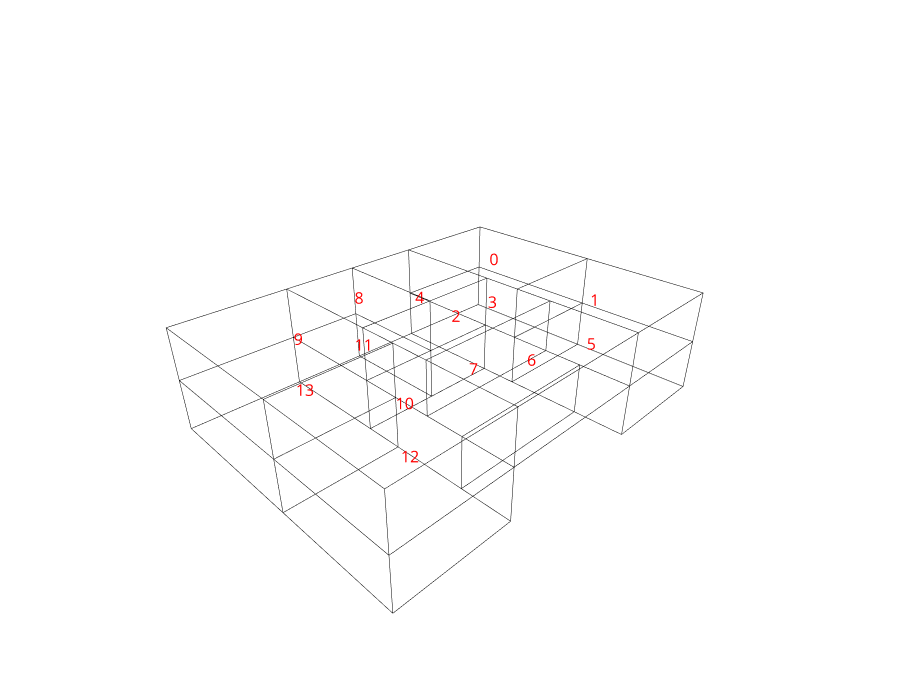

The notebook cell saved with this chart:
### Markdown cell above
## 9. Label cells to identify rooms

### Code cell
import plotly.graph_objects as go

fig = go.Figure()

for i, v in enumerate(cell_vertices):
    fig.add_trace(go.Scatter3d(
        x=[v.X()], y=[v.Y()], z=[v.Z()],
        mode='text',
        text=[str(i)],
        textfont=dict(size=16, color='red'),
        showlegend=False
    ))

for e in Topology.Edges(cellcomplex):
    vs = Topology.Vertices(e)
    fig.add_trace(go.Scatter3d(
        x=[vs[0].X(), vs[1].X()],
        y=[vs[0].Y(), vs[1].Y()],
        z=[vs[0].Z(), vs[1].Z()],
        mode='lines',
        line=dict(color='black', width=1),
        showlegend=False
    ))

fig.update_layout(
    width=900, height=700,
    showlegend=False,
    scene=dict(
        xaxis=dict(visible=False),
        yaxis=dict(visible=False),
        zaxis=dict(visible=False),
        bgcolor='white',
        camera=dict(
            eye=dict(x=-1.5, y=-1.5, z=1.2)
        )
    ),
    paper_bgcolor='white'
)
fig.show()

### Figure 1 — Plotly figure (JSON) as saved in the notebook; plotly's stock layout.template omitted (floating-point values rounded to 4 significant figures)
{"data": [{"mode": "text", "showlegend": false, "text": ["0"], "textfont": {"color": "red", "size": 16}, "type": "scatter3d", "x": [24.6], "y": [15.4], "z": [6]}, {"mode": "text", "showlegend": false, "text": ["1"], "textfont": {"color": "red", "size": 16}, "type": "scatter3d", "x": [24.27], "y": [5.273], "z": [5.818]}, {"mode": "text", "showlegend": false, "text": ["2"], "textfont": {"color": "red", "size": 16}, "type": "scatter3d", "x": [15], "y": [10.43], "z": [6]}, {"mode": "text", "showlegend": false, "text": ["3"], "textfont": {"color": "red", "size": 16}, "type": "scatter3d", "x": [24.6], "y": [15.4], "z": [2]}, {"mode": "text", "showlegend": false, "text": ["4"], "textfont": {"color": "red", "size": 16}, "type": "scatter3d", "x": [18], "y": [17.5], "z": [4]}, {"mode": "text", "showlegend": false, "text": ["5"], "textfont": {"color": "red", "size": 16}, "type": "scatter3d", "x": [24.27], "y": [5], "z": [2.182]}, {"mode": "text", "showlegend": false, "text": ["6"], "textfont": {"color": "red", "size": 16}, "type": "scatter3d", "x": [15.0], "y": [3.667], "z": [5.333]}, {"mode": "text", "showlegend": false, "text": ["7"], "textfont": {"color": "red", "size": 16}, "type": "scatter3d", "x": [15.0], "y": [8.667], "z": [2.444]}, {"mode": "text", "showlegend": false, "text": ["8"], "textfont": {"color": "red", "size": 16}, "type": "scatter3d", "x": [12], "y": [17.5], "z": [6]}, {"mode": "text", "showlegend": false, "text": ["9"], "textfont": {"color": "red", "size": 16}, "type": "scatter3d", "x": [5.4], "y": [15.4], "z": [6]}, {"mode": "text", "showlegend": false, "text": ["10"], "textfont": {"color": "red", "size": 16}, "type": "scatter3d", "x": [5.727], "y": [5.273], "z": [5.818]}, {"mode": "text", "showlegend": false, "text": ["11"], "textfont": {"color": "red", "size": 16}, "type": "scatter3d", "x": [12], "y": [17.5], "z": [2]}, {"mode": "text", "showlegend": false, "text": ["12"], "textfont": {"color": "red", "size": 16}, "type": "scatter3d", "x": [5.727], "y": [5], "z": [2.182]}, {"mode": "text", "showlegend": false, "text": ["13"], "textfont": {"color": "red", "size": 16}, "type": "scatter3d", "x": [5.4], "y": [15.4], "z": [2]}, {"line": {"color": "black", "width": 1}, "mode": "lines", "showlegend": false, "type": "scatter3d", "x": [21, 21], "y": [10, 10], "z": [8, 4]}, {"line": {"color": "black", "width": 1}, "mode": "lines", "showlegend": false, "type": "scatter3d", "x": [21, 30], "y": [10, 10], "z": [4, 4]}, {"line": {"color": "black", "width": 1}, "mode": "lines", "showlegend": false, "type": "scatter3d", "x": [30, 30], "y": [10, 10], "z": [4, 8]}, {"line": {"color": "black", "width": 1}, "mode": "lines", "showlegend": false, "type": "scatter3d", "x": [30, 21], "y": [10, 10], "z": [8, 8]}, {"line": {"color": "black", "width": 1}, "mode": "lines", "showlegend": false, "type": "scatter3d", "x": [21, 21], "y": [13, 13], "z": [8, 4]}, {"line": {"color": "black", "width": 1}, "mode": "lines", "showlegend": false, "type": "scatter3d", "x": [21, 21], "y": [10, 13], "z": [8, 8]}, {"line": {"color": "black", "width": 1}, "mode": "lines", "showlegend": false, "type": "scatter3d", "x": [21, 21], "y": [13, 10], "z": [4, 4]}, {"line": {"color": "black", "width": 1}, "mode": "lines", "showlegend": false, "type": "scatter3d", "x": [21, 21], "y": [13, 22], "z": [4, 4]}, {"line": {"color": "black", "width": 1}, "mode": "lines", "showlegend": false, "type": "scatter3d", "x": [21, 30], "y": [22, 22], "z": [4, 4]}, {"line": {"color": "black", "width": 1}, "mode": "lines", "showlegend": false, "type": "scatter3d", "x": [30, 30], "y": [22, 10], "z": [4, 4]}, {"line": {"color": "black", "width": 1}, "mode": "lines", "showlegend": false, "type": "scatter3d", "x": [30, 30], "y": [22, 22], "z": [4, 8]}, {"line": {"color": "black", "width": 1}, "mode": "lines", "showlegend": false, "type": "scatter3d", "x": [30, 30], "y": [22, 10], "z": [8, 8]}, {"line": {"color": "black", "width": 1}, "mode": "lines", "showlegend": false, "type": "scatter3d", "x": [21, 21], "y": [22, 13], "z": [8, 8]}, {"line": {"color": "black", "width": 1}, "mode": "lines", "showlegend": false, "type": "scatter3d", "x": [30, 21], "y": [22, 22], "z": [8, 8]}, {"line": {"color": "black", "width": 1}, "mode": "lines", "showlegend": false, "type": "scatter3d", "x": [21, 21], "y": [22, 22], "z": [8, 4]}, {"line": {"color": "black", "width": 1}, "mode": "lines", "showlegend": false, "type": "scatter3d", "x": [21, 21], "y": [7, 10], "z": [8, 8]}, {"line": {"color": "black", "width": 1}, "mode": "lines", "showlegend": false, "type": "scatter3d", "x": [21, 21], "y": [7, 7], "z": [4, 8]}, {"line": {"color": "black", "width": 1}, "mode": "lines", "showlegend": false, "type": "scatter3d", "x": [21, 21], "y": [10, 7], "z": [4, 4]}, {"line": {"color": "black", "width": 1}, "mode": "lines", "showlegend": false, "type": "scatter3d", "x": [30, 21], "y": [0, 0], "z": [4, 4]}, {"line": {"color": "black", "width": 1}, "mode": "lines", "showlegend": false, "type": "scatter3d", "x": [21, 21], "y": [0, 4], "z": [4, 4]}, {"line": {"color": "black", "width": 1}, "mode": "lines", "showlegend": false, "type": "scatter3d", "x": [21, 21], "y": [4, 7], "z": [4, 4]}, {"line": {"color": "black", "width": 1}, "mode": "lines", "showlegend": false, "type": "scatter3d", "x": [30, 30], "y": [10, 0], "z": [4, 4]}, {"line": {"color": "black", "width": 1}, "mode": "lines", "showlegend": false, "type": "scatter3d", "x": [30, 30], "y": [0, 0], "z": [8, 4]}, {"line": {"color": "black", "width": 1}, "mode": "lines", "showlegend": false, "type": "scatter3d", "x": [30, 30], "y": [10, 0], "z": [8, 8]}, {"line": {"color": "black", "width": 1}, "mode": "lines", "showlegend": false, "type": "scatter3d", "x": [21, 21], "y": [7, 0], "z": [8, 8]}, {"line": {"color": "black", "width": 1}, "mode": "lines", "showlegend": false, "type": "scatter3d", "x": [21, 30], "y": [0, 0], "z": [8, 8]}, {"line": {"color": "black", "width": 1}, "mode": "lines", "showlegend": false, "type": "scatter3d", "x": [21, 21], "y": [0, 0], "z": [4, 8]}, {"line": {"color": "black", "width": 1}, "mode": "lines", "showlegend": false, "type": "scatter3d", "x": [15, 21], "y": [13, 13], "z": [8, 8]}, {"line": {"color": "black", "width": 1}, "mode": "lines", "showlegend": false, "type": "scatter3d", "x": [15, 15], "y": [13, 13], "z": [4, 8]}, {"line": {"color": "black", "width": 1}, "mode": "lines", "showlegend": false, "type": "scatter3d", "x": [21, 15], "y": [13, 13], "z": [4, 4]}, {"line": {"color": "black", "width": 1}, "mode": "lines", "showlegend": false, "type": "scatter3d", "x": [9, 9], "y": [13, 10], "z": [8, 8]}, {"line": {"color": "black", "width": 1}, "mode": "lines", "showlegend": false, "type": "scatter3d", "x": [9, 9], "y": [10, 7], "z": [8, 8]}, {"line": {"color": "black", "width": 1}, "mode": "lines", "showlegend": false, "type": "scatter3d", "x": [9, 21], "y": [7, 7], "z": [8, 8]}, {"line": {"color": "black", "width": 1}, "mode": "lines", "showlegend": false, "type": "scatter3d", "x": [15, 9], "y": [13, 13], "z": [8, 8]}, {"line": {"color": "black", "width": 1}, "mode": "lines", "showlegend": false, "type": "scatter3d", "x": [21, 9], "y": [7, 7], "z": [4, 4]}, {"line": {"color": "black", "width": 1}, "mode": "lines", "showlegend": false, "type": "scatter3d", "x": [9, 9], "y": [7, 10], "z": [4, 4]}, {"line": {"color": "black", "width": 1}, "mode": "lines", "showlegend": false, "type": "scatter3d", "x": [9, 9], "y": [10, 13], "z": [4, 4]}, {"line": {"color": "black", "width": 1}, "mode": "lines", "showlegend": false, "type": "scatter3d", "x": [9, 15], "y": [13, 13], "z": [4, 4]}, {"line": {"color": "black", "width": 1}, "mode": "lines", "showlegend": false, "type": "scatter3d", "x": [9, 9], "y": [13, 13], "z": [4, 8]}, {"line": {"color": "black", "width": 1}, "mode": "lines", "showlegend": false, "type": "scatter3d", "x": [9, 9], "y": [10, 10], "z": [4, 8]}, {"line": {"color": "black", "width": 1}, "mode": "lines", "showlegend": false, "type": "scatter3d", "x": [9, 9], "y": [7, 7], "z": [4, 8]}, {"line": {"color": "black", "width": 1}, "mode": "lines", "showlegend": false, "type": "scatter3d", "x": [21, 21], "y": [10, 10], "z": [4, 0]}, {"line": {"color": "black", "width": 1}, "mode": "lines", "showlegend": false, "type": "scatter3d", "x": [21, 30], "y": [10, 10], "z": [0, 0]}, {"line": {"color": "black", "width": 1}, "mode": "lines", "showlegend": false, "type": "scatter3d", "x": [30, 30], "y": [10, 10], "z": [0, 4]}, {"line": {"color": "black", "width": 1}, "mode": "lines", "showlegend": false, "type": "scatter3d", "x": [21, 21], "y": [13, 13], "z": [4, 0]}, {"line": {"color": "black", "width": 1}, "mode": "lines", "showlegend": false, "type": "scatter3d", "x": [21, 21], "y": [13, 10], "z": [0, 0]}, {"line": {"color": "black", "width": 1}, "mode": "lines", "showlegend": false, "type": "scatter3d", "x": [21, 21], "y": [22, 22], "z": [4, 0]}, {"line": {"color": "black", "width": 1}, "mode": "lines", "showlegend": false, "type": "scatter3d", "x": [21, 21], "y": [22, 13], "z": [0, 0]}, {"line": {"color": "black", "width": 1}, "mode": "lines", "showlegend": false, "type": "scatter3d", "x": [30, 30], "y": [22, 22], "z": [4, 0]}, {"line": {"color": "black", "width": 1}, "mode": "lines", "showlegend": false, "type": "scatter3d", "x": [30, 21], "y": [22, 22], "z": [0, 0]}, {"line": {"color": "black", "width": 1}, "mode": "lines", "showlegend": false, "type": "scatter3d", "x": [30, 30], "y": [10, 22], "z": [0, 0]}, {"line": {"color": "black", "width": 1}, "mode": "lines", "showlegend": false, "type": "scatter3d", "x": [21, 15], "y": [22, 22], "z": [0, 0]}, {"line": {"color": "black", "width": 1}, "mode": "lines", "showlegend": false, "type": "scatter3d", "x": [15, 15], "y": [22, 22], "z": [0, 4]}, {"line": {"color": "black", "width": 1}, "mode": "lines", "showlegend": false, "type": "scatter3d", "x": [15, 15], "y": [22, 22], "z": [4, 8]}, {"line": {"color": "black", "width": 1}, "mode": "lines", "showlegend": false, "type": "scatter3d", "x": [15, 21], "y": [22, 22], "z": [8, 8]}, {"line": {"color": "black", "width": 1}, "mode": "lines", "showlegend": false, "type": "scatter3d", "x": [15, 15], "y": [22, 13], "z": [8, 8]}, {"line": {"color": "black", "width": 1}, "mode": "lines", "showlegend": false, "type": "scatter3d", "x": [21, 15], "y": [13, 13], "z": [0, 0]}, {"line": {"color": "black", "width": 1}, "mode": "lines", "showlegend": false, "type": "scatter3d", "x": [15, 15], "y": [13, 22], "z": [0, 0]}, {"line": {"color": "black", "width": 1}, "mode": "lines", "showlegend": false, "type": "scatter3d", "x": [15, 15], "y": [13, 22], "z": [4, 4]}, {"line": {"color": "black", "width": 1}, "mode": "lines", "showlegend": false, "type": "scatter3d", "x": [15, 15], "y": [13, 13], "z": [0, 4]}, {"line": {"color": "black", "width": 1}, "mode": "lines", "showlegend": false, "type": "scatter3d", "x": [21, 21], "y": [0, 0], "z": [4, 0]}, {"line": {"color": "black", "width": 1}, "mode": "lines", "showlegend": false, "type": "scatter3d", "x": [21, 30], "y": [0, 0], "z": [0, 0]}, {"line": {"color": "black", "width": 1}, "mode": "lines", "showlegend": false, "type": "scatter3d", "x": [30, 30], "y": [0, 0], "z": [0, 4]}, {"line": {"color": "black", "width": 1}, "mode": "lines", "showlegend": false, "type": "scatter3d", "x": [21, 21], "y": [4, 4], "z": [4, 0]}, {"line": {"color": "black", "width": 1}, "mode": "lines", "showlegend": false, "type": "scatter3d", "x": [21, 21], "y": [4, 0], "z": [0, 0]}, {"line": {"color": "black", "width": 1}, "mode": "lines", "showlegend": false, "type": "scatter3d", "x": [21, 21], "y": [10, 4], "z": [0, 0]}, {"line": {"color": "black", "width": 1}, "mode": "lines", "showlegend": false, "type": "scatter3d", "x": [30, 30], "y": [0, 10], "z": [0, 0]}, {"line": {"color": "black", "width": 1}, "mode": "lines", "showlegend": false, "type": "scatter3d", "x": [9, 9], "y": [7, 0], "z": [8, 8]}, {"line": {"color": "black", "width": 1}, "mode": "lines", "showlegend": false, "type": "scatter3d", "x": [9, 21], "y": [0, 0], "z": [8, 8]}, {"line": {"color": "black", "width": 1}, "mode": "lines", "showlegend": false, "type": "scatter3d", "x": [9, 9], "y": [0, 0], "z": [8, 4]}, {"line": {"color": "black", "width": 1}, "mode": "lines", "showlegend": false, "type": "scatter3d", "x": [9, 21], "y": [0, 0], "z": [4, 4]}, {"line": {"color": "black", "width": 1}, "mode": "lines", "showlegend": false, "type": "scatter3d", "x": [16.2, 21], "y": [4, 4], "z": [4, 4]}, {"line": {"color": "black", "width": 1}, "mode": "lines", "showlegend": false, "type": "scatter3d", "x": [13.8, 16.2], "y": [4, 4], "z": [4, 4]}, {"line": {"color": "black", "width": 1}, "mode": "lines", "showlegend": false, "type": "scatter3d", "x": [9, 13.8], "y": [4, 4], "z": [4, 4]}, {"line": {"color": "black", "width": 1}, "mode": "lines", "showlegend": false, "type": "scatter3d", "x": [9, 9], "y": [0, 4], "z": [4, 4]}, {"line": {"color": "black", "width": 1}, "mode": "lines", "showlegend": false, "type": "scatter3d", "x": [9, 9], "y": [4, 7], "z": [4, 4]}, {"line": {"color": "black", "width": 1}, "mode": "lines", "showlegend": false, "type": "scatter3d", "x": [9, 9], "y": [10, 10], "z": [4, 0]}, {"line": {"color": "black", "width": 1}, "mode": "lines", "showlegend": false, "type": "scatter3d", "x": [9, 9], "y": [4, 4], "z": [0, 4]}, {"line": {"color": "black", "width": 1}, "mode": "lines", "showlegend": false, "type": "scatter3d", "x": [9, 9], "y": [10, 4], "z": [0, 0]}, {"line": {"color": "black", "width": 1}, "mode": "lines", "showlegend": false, "type": "scatter3d", "x": [9, 9], "y": [13, 13], "z": [4, 0]}, {"line": {"color": "black", "width": 1}, "mode": "lines", "showlegend": false, "type": "scatter3d", "x": [9, 9], "y": [13, 10], "z": [0, 0]}, {"line": {"color": "black", "width": 1}, "mode": "lines", "showlegend": false, "type": "scatter3d", "x": [15, 9], "y": [13, 13], "z": [0, 0]}, {"line": {"color": "black", "width": 1}, "mode": "lines", "showlegend": false, "type": "scatter3d", "x": [9, 21], "y": [4, 4], "z": [0, 0]}, {"line": {"color": "black", "width": 1}, "mode": "lines", "showlegend": false, "type": "scatter3d", "x": [9, 9], "y": [22, 13], "z": [8, 8]}, {"line": {"color": "black", "width": 1}, "mode": "lines", "showlegend": false, "type": "scatter3d", "x": [15, 9], "y": [22, 22], "z": [8, 8]}, {"line": {"color": "black", "width": 1}, "mode": "lines", "showlegend": false, "type": "scatter3d", "x": [9, 9], "y": [22, 22], "z": [8, 4]}, {"line": {"color": "black", "width": 1}, "mode": "lines", "showlegend": false, "type": "scatter3d", "x": [9, 9], "y": [22, 13], "z": [4, 4]}, {"line": {"color": "black", "width": 1}, "mode": "lines", "showlegend": false, "type": "scatter3d", "x": [9, 15], "y": [22, 22], "z": [4, 4]}, {"line": {"color": "black", "width": 1}, "mode": "lines", "showlegend": false, "type": "scatter3d", "x": [0, 0], "y": [22, 10], "z": [8, 8]}, {"line": {"color": "black", "width": 1}, "mode": "lines", "showlegend": false, "type": "scatter3d", "x": [0, 9], "y": [10, 10], "z": [8, 8]}, {"line": {"color": "black", "width": 1}, "mode": "lines", "showlegend": false, "type": "scatter3d", "x": [9, 0], "y": [22, 22], "z": [8, 8]}, {"line": {"color": "black", "width": 1}, "mode": "lines", "showlegend": false, "type": "scatter3d", "x": [0, 0], "y": [10, 10], "z": [8, 4]}, {"line": {"color": "black", "width": 1}, "mode": "lines", "showlegend": false, "type": "scatter3d", "x": [0, 9], "y": [10, 10], "z": [4, 4]}, {"line": {"color": "black", "width": 1}, "mode": "lines", "showlegend": false, "type": "scatter3d", "x": [0, 0], "y": [10, 22], "z": [4, 4]}, {"line": {"color": "black", "width": 1}, "mode": "lines", "showlegend": false, "type": "scatter3d", "x": [0, 9], "y": [22, 22], "z": [4, 4]}, {"line": {"color": "black", "width": 1}, "mode": "lines", "showlegend": false, "type": "scatter3d", "x": [0, 0], "y": [22, 22], "z": [4, 8]}, {"line": {"color": "black", "width": 1}, "mode": "lines", "showlegend": false, "type": "scatter3d", "x": [0, 0], "y": [10, 0], "z": [8, 8]}, {"line": {"color": "black", "width": 1}, "mode": "lines", "showlegend": false, "type": "scatter3d", "x": [0, 9], "y": [0, 0], "z": [8, 8]}, {"line": {"color": "black", "width": 1}, "mode": "lines", "showlegend": false, "type": "scatter3d", "x": [9, 0], "y": [0, 0], "z": [4, 4]}, {"line": {"color": "black", "width": 1}, "mode": "lines", "showlegend": false, "type": "scatter3d", "x": [0, 0], "y": [0, 10], "z": [4, 4]}, {"line": {"color": "black", "width": 1}, "mode": "lines", "showlegend": false, "type": "scatter3d", "x": [0, 0], "y": [0, 0], "z": [4, 8]}, {"line": {"color": "black", "width": 1}, "mode": "lines", "showlegend": false, "type": "scatter3d", "x": [9, 9], "y": [22, 22], "z": [4, 0]}, {"line": {"color": "black", "width": 1}, "mode": "lines", "showlegend": false, "type": "scatter3d", "x": [9, 9], "y": [22, 13], "z": [0, 0]}, {"line": {"color": "black", "width": 1}, "mode": "lines", "showlegend": false, "type": "scatter3d", "x": [15, 9], "y": [22, 22], "z": [0, 0]}, {"line": {"color": "black", "width": 1}, "mode": "lines", "showlegend": false, "type": "scatter3d", "x": [0, 0], "y": [0, 0], "z": [4, 0]}, {"line": {"color": "black", "width": 1}, "mode": "lines", "showlegend": false, "type": "scatter3d", "x": [0, 9], "y": [0, 0], "z": [0, 0]}, {"line": {"color": "black", "width": 1}, "mode": "lines", "showlegend": false, "type": "scatter3d", "x": [9, 9], "y": [0, 0], "z": [0, 4]}, {"line": {"color": "black", "width": 1}, "mode": "lines", "showlegend": false, "type": "scatter3d", "x": [0, 0], "y": [10, 10], "z": [4, 0]}, {"line": {"color": "black", "width": 1}, "mode": "lines", "showlegend": false, "type": "scatter3d", "x": [0, 0], "y": [10, 0], "z": [0, 0]}, {"line": {"color": "black", "width": 1}, "mode": "lines", "showlegend": false, "type": "scatter3d", "x": [9, 0], "y": [10, 10], "z": [0, 0]}, {"line": {"color": "black", "width": 1}, "mode": "lines", "showlegend": false, "type": "scatter3d", "x": [9, 9], "y": [0, 4], "z": [0, 0]}, {"line": {"color": "black", "width": 1}, "mode": "lines", "showlegend": false, "type": "scatter3d", "x": [0, 0], "y": [22, 22], "z": [4, 0]}, {"line": {"color": "black", "width": 1}, "mode": "lines", "showlegend": false, "type": "scatter3d", "x": [0, 0], "y": [22, 10], "z": [0, 0]}, {"line": {"color": "black", "width": 1}, "mode": "lines", "showlegend": false, "type": "scatter3d", "x": [9, 0], "y": [22, 22], "z": [0, 0]}], "layout": {"height": 700, "paper_bgcolor": "white", "scene": {"bgcolor": "white", "camera": {"eye": {"x": -1.5, "y": -1.5, "z": 1.2}}, "xaxis": {"visible": false}, "yaxis": {"visible": false}, "zaxis": {"visible": false}}, "showlegend": false, "width": 900}}
